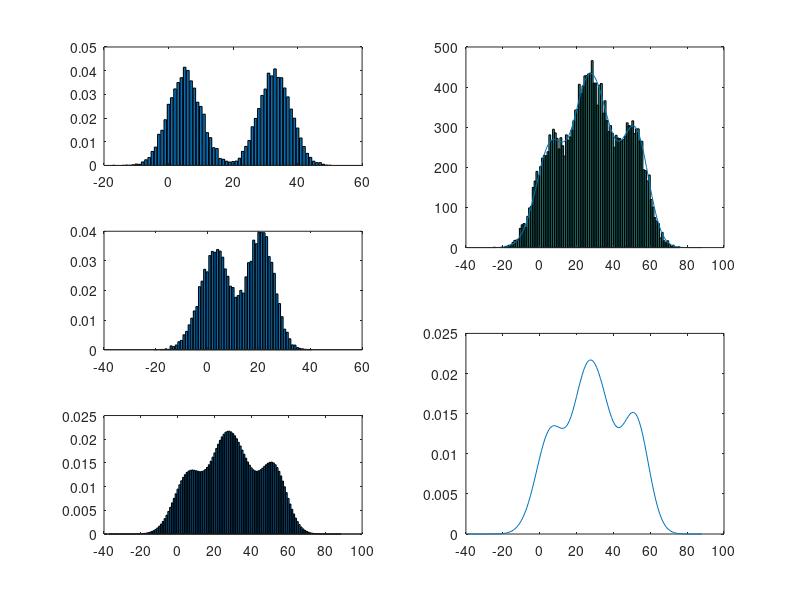

Recreate this plot in MATLAB.

sample_num =20000;

s1=round(10*rand(1));
s3=round(10*rand(1));
s4=round(10*rand(1));
s5=round(10*rand(1));
s6=round(10*rand(1));

miu5=round(10*rand(1));
miu6=round(100*rand(1));

miu3 =round(10*rand(1));
miu4 =round(100*rand(1));

X5=miu5 + round(normrnd(0,s5,[sample_num/2 1]));
X6=miu6 + round(normrnd(0,s6,[sample_num/2 1]));
s5=std(X5);
miu5=mean(X5);
s6=std(X6);
miu6=mean(X6);


X3=miu3 + round(normrnd(0,s3,[sample_num/2 1]));
X4=miu4 + round(normrnd(0,s4,[sample_num/2 1]));

s3=std(X3);
miu3=mean(X3);
s4=std(X4);
miu4=mean(X4);


%X1=miu5 + round(normrnd(0,s1,[sample_num 1]));
X1=vertcat( X5,X6);
X2=vertcat( X4,X3);

%shuffle
X1=X1(randperm(length(X1)));
X2=X2(randperm(length(X2)));
  
%X2=vertcat( X5,X6,X3,X4);
X_sum = X1+X2;

t1= tabulate(X1);
t2= tabulate(X2);

min1= min(t1(:,1))
min2= min(t2(:,1))

max1= max(t1(:,1))
max2=max(t2(:,1))


t1(:,1) = t1(:,1) - min1 +1;
t2(:,1) = t2(:,1) - min2 +1;

pmf1= zeros([max1-min1+1 1])
pmf2= zeros([max2-min2+1 1])

up1= size(t1);
up1=up1(1);

up2= size(t2);
up2=up2(1);

for i = 1:up1
pmf1(t1(i,1),1) = t1(i,3) ./100;
end


for i = 1:up2
pmf2(t2(i,1),1) = t2(i,3) ./100;
end

size1= size(pmf1);
size1=size1(1);

size2= size(pmf2);
size2=size2(1);


conv1= conv(pmf1,pmf2);
size3= size(conv1);
size3=size3(1);


figure
subplot(3,2,1);
bar([min1+1:1:size1+min1],pmf1)
subplot(3,2,3);
bar( [min2+1:1:size2+min2],pmf2)
subplot(3,2,5);
bar( [min1+min2:1:size3+min1+min2-1],conv1)

subplot(2,2,2);
%histfit(X_sum, max(X_sum)-min(X_sum));
hist(X_sum, max(X_sum)-min(X_sum));
hold
plot([min1+min2:1:size3+min1+min2-1],conv1*sample_num)

subplot(2,2,4);
plot([min1+min2:1:size3+min1+min2-1],conv1)